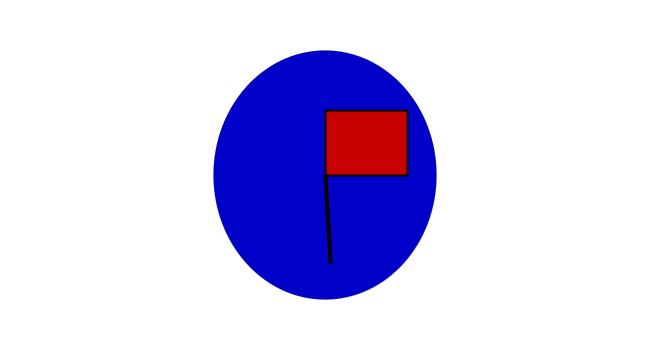
Frame 1 (no input)
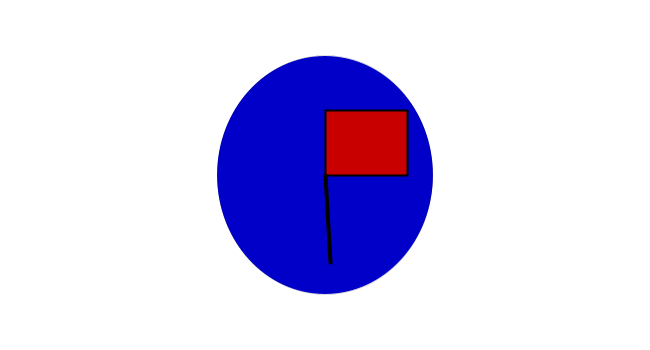
Frame 60 (the mouse pressed at the canvas centre just before this capture)
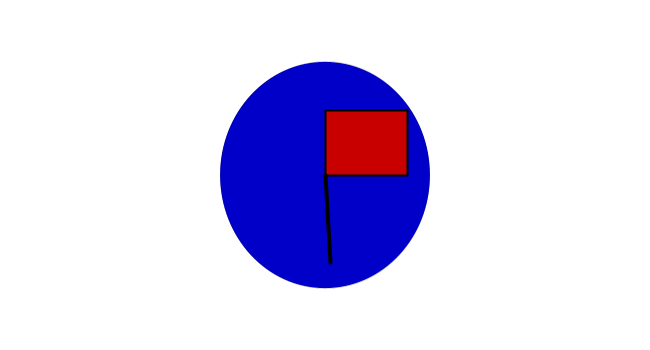
Frame 120 (the mouse held since frame 60 and released just before this capture)

The Processing sketch that drew these frames (run headless with seeded random() and noise(); from frame 60 on, the mouse is pressed at the canvas centre):

// Processing sketch: processing_171503
// ── processing_171503.pde

int cx, cy;
float secondR;
float minuteR;
float hoursR;

void setup() {
  size(650, 350);
  stroke(255);

  int radius = min(width, height) / 2;
  secondR = radius * 0.72;
  minuteR = radius * 0.60;
  hoursR = radius * 0.50;

  cx = width / 2;
  cy = height / 2;
}

void draw() {
  background(255);
  float s = map(second(), 0, 60, 0, TWO_PI) - HALF_PI;
  float m = map(minute() + norm(second(), 0, 60), 0, 60, 0, TWO_PI); 
  float h = map(hour() + norm(minute(), 0, 60), 0, 24, 0, TWO_PI * 2);
  stroke(0);
  strokeWeight(0);
  float One = 100-pow(s, 4)*3.5;
  float Two =  200-pow(s, 5)*10;
  float Three = pow(s, 6);
  if (One < 0) {
    One = 0;
  }
  if (Two < 0) {
    Two = 0;
  }
  if (Three > 150) {
    Three = 200;
  }
  float OneOne = 100-pow(s, 4)*3.5;
  float TwoOne =  200-pow(s, 5)*10;
  float ThreeOne = pow(s, 6);
  if (OneOne < 0) {
    OneOne = 0;
  }
  if (TwoOne < 0) {
    TwoOne = 0;
  }
  if (ThreeOne > 150) {
    ThreeOne = 200;
  }
  fill (One, Two, Three);
  ellipse(cx, cy, cx + cos(s) * secondR, cy + sin(s) * secondR);
  strokeWeight(2);
  rectMode(CORNERS);
  fill (Three,Two,One);
  rect(cx, cy, cx + cos(m) * minuteR, cy + sin(m) * minuteR);
  strokeWeight(4);
  line(cx, cy, cx + cos(h) * hoursR, cy + sin(h) * hoursR);
}
